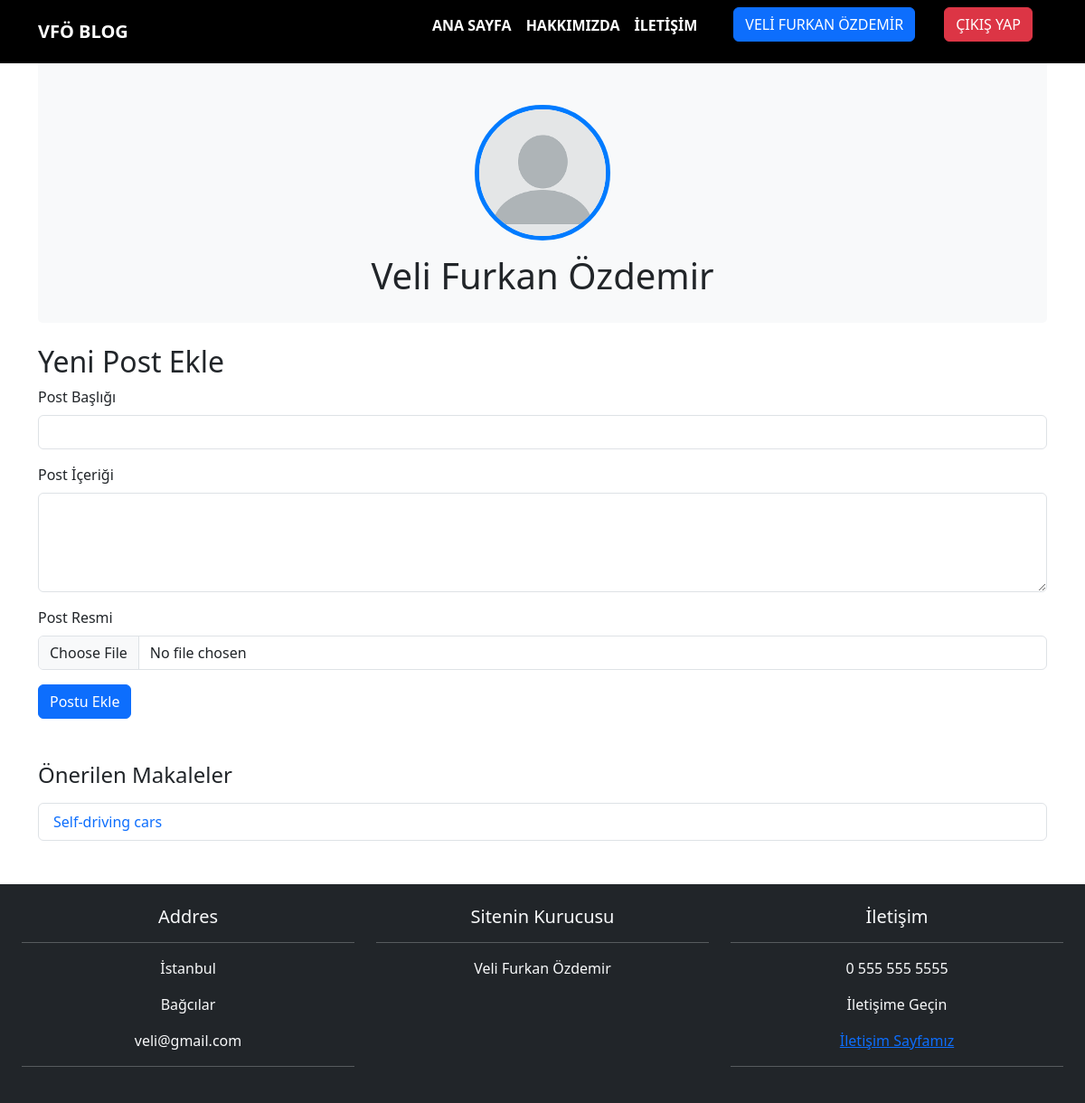
The page /pages/profil.php (signed in) on the database its author committed.
### tables this page shows
CREATE TABLE `kullanici` (
  `id` int(11) NOT NULL,
  `isim` varchar(250) NOT NULL,
  `email` varchar(250) NOT NULL,
  `sifre` varchar(255) NOT NULL,
  `tarih` datetime NOT NULL DEFAULT current_timestamp()
);

CREATE TABLE `post` (
  `id` int(11) NOT NULL,
  `baslik` varchar(255) NOT NULL,
  `icerik` mediumtext NOT NULL,
  `resim` varchar(255) NOT NULL,
  `yazar` varchar(255) NOT NULL,
  `tarih` timestamp NOT NULL DEFAULT current_timestamp()
);

### pages/profil.php (the view, shortened to what this page needs)
<?php
include ("../conn/conn.php");
?>
<!DOCTYPE html>
<html lang="tr">
<head>
    <link href="https://cdn.jsdelivr.net/npm/bootstrap@5.3.0-alpha1/dist/css/bootstrap.min.css" rel="stylesheet">
</head>
<body>
<?php
include("./components/header.php");
?>
<div class="container mt-5">
    <div class="profile-header">
        <img src="public/images/pro.png" alt="Profil Resmi" class="profile-image img-fluid mt-5">
        <h1><?=$kullanici_adi?></h1>
    </div>
    <h2 class="mt-4">Yeni Post Ekle</h2>
    <form action="" method="post" enctype="multipart/form-data">
        <div class="mb-3">
            <label for="title" class="form-label">Post Başlığı</label>
            <input type="text" class="form-control" id="title" name="title" required>
        </div>
        <div class="mb-3">
            <label for="content" class="form-label">Post İçeriği</label>
            <textarea class="form-control" id="content" name="content" rows="4" required></textarea>
        </div>
        <div class="mb-3">
            <label for="image" class="form-label">Post Resmi</label>
            <input type="file" class="form-control" id="image" name="image" required>
        </div>
        <button type="submit" name="submit" class="btn btn-primary">Postu Ekle</button>
    </form>
    <div class="col-lg-12 mb-5 mt-5">
    <aside>
        <h4 class="mb-3">Önerilen Makaleler</h4>
        <ul class="list-group">
            <?php
            $query = "SELECT * FROM post ORDER BY tarih DESC LIMIT 5";
            $stmt = $conn->prepare($query);
            $stmt->execute();
            $recommendedPosts = $stmt->fetchAll(PDO::FETCH_ASSOC);
            foreach ($recommendedPosts as $recommendedPost) {
            ?>
                <li class="list-group-item">
                    <a href="./icerik.php?id=<?php echo $recommendedPost['id']; ?>" class="text-decoration-none">
                        <?php echo htmlspecialchars($recommendedPost['baslik']); ?>
                    </a>
                </li>
            <?php
            }
            ?>
        </ul>
    </aside>
</div>
</div>
<?php include("./components/footer.php");?>
</body>
</html>

### pages/components/header.php (shortened to what this page needs)
<?php
$kul_id = isset($_SESSION['user_id']) ? $_SESSION['user_id'] : null;
$kullanici_adi = null;
if ($kul_id) {
    $kullanici_sec = $conn->prepare("SELECT isim FROM kullanici WHERE id = ?");
    $kullanici_sec->execute([$kul_id]);
    if ($kullanici_sec->rowCount() > 0) {
        $kullanici = $kullanici_sec->fetch(PDO::FETCH_ASSOC);
        $kullanici_adi = $kullanici['isim'];
    }
}
?>
<nav class="navbar navbar-expand-lg navbar-dark fixed-top bg-black text-white">
    <div class="container">
        <a class="navbar-brand fw-bold text-white" href="#">VFÖ BLOG</a>
        <div class="offcanvas offcanvas-end text-bg-dark bg-black" tabindex="-1" id="offcanvasDarkNavbar" aria-labelledby="offcanvasDarkNavbarLabel">
            <div class="offcanvas-body">
                <ul class="navbar-nav justify-content-end flex-grow-1 pe-3 fw-bold">
                    <li class="nav-item">
                        <a class="nav-link text-uppercase text-white" aria-current="page" href="./index.php">Ana Sayfa</a>
                    </li>
                    <li class="nav-item">
                        <a class="nav-link text-uppercase text-white" href="hakkimda.php">Hakkımızda</a>
                    </li>
                    <li class="nav-item">
                        <a class="nav-link text-uppercase text-white" href="iletisim.php">İletişim</a>
                    </li>
                </ul>
                <?php if ($kullanici_adi): ?>
                    <a href="./profil.php"><button class="btn btn-primary text-uppercase m-3 mt-lg-0" type="button"><?=$kullanici_adi?></button></a>
                    <a href="?cikis=true"><button class="btn btn-danger text-uppercase m-3 mt-lg-0" type="button">Çıkış Yap</button></a>
                <?php else: ?>
                    <a href="./giris.php"><button class="btn btn-warning text-uppercase m-3 mt-lg-0" type="button">Giriş Yap</button></a>
                    <a href="./kayit.php"><button class="btn btn-danger text-uppercase m-3 mt-lg-0" type="button">Kayıt Ol</button></a>
                <?php endif; ?>
            </div>
        </div>
    </div>
</nav>

### pages/profil.php (style rules this page uses)
.profile-header { background-color: #f8f9fa; padding: 20px; border-radius: 5px; text-align: center; }
.profile-image { width: 150px; height: 150px; border-radius: 50%; border: 5px solid #007bff; margin-bottom: 15px; }

### rows shown on the page
kullanici: isim "VELI FURKAN ÖZDEMIR", isim "Veli Furkan Özdemir"
post: baslik "Self-driving cars"
